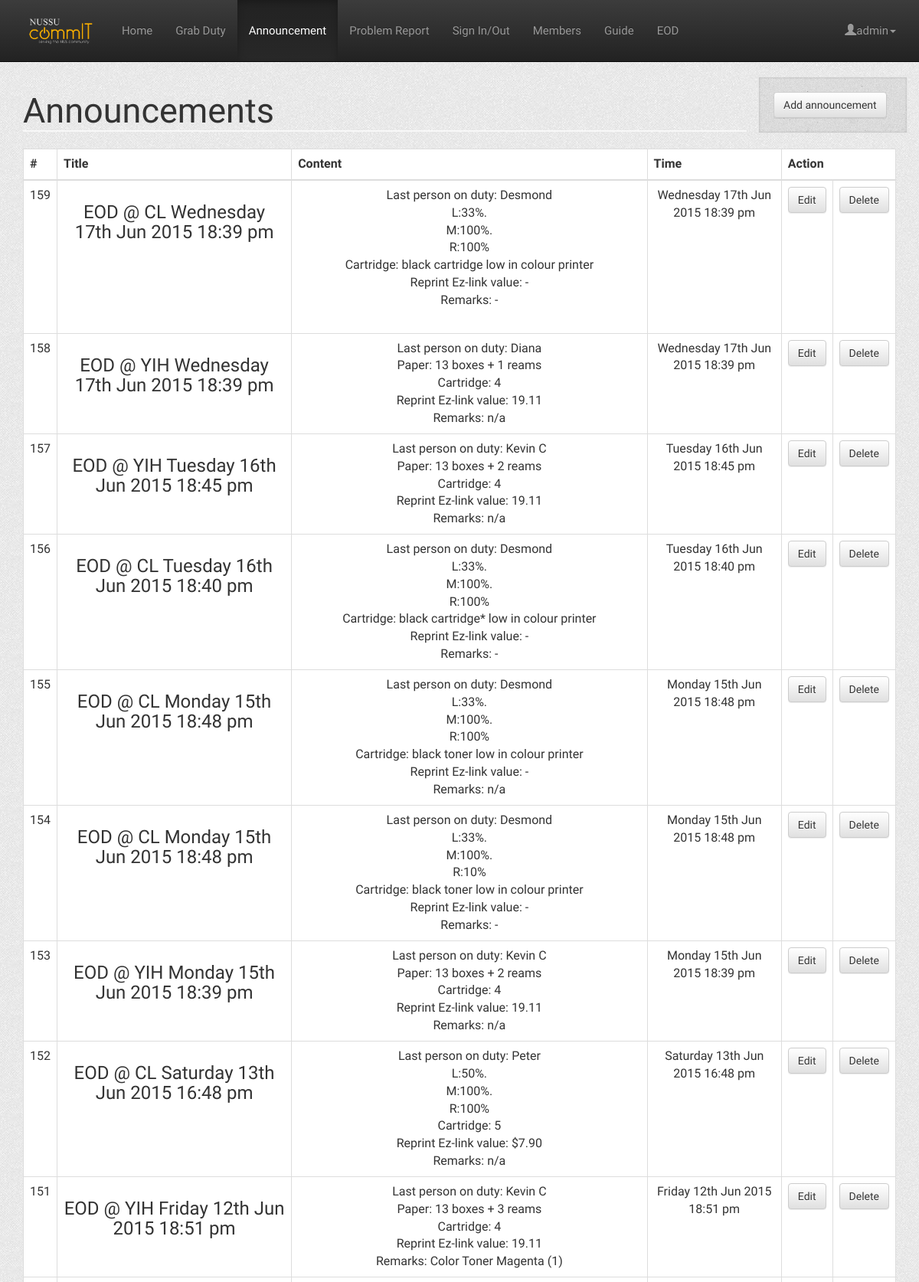
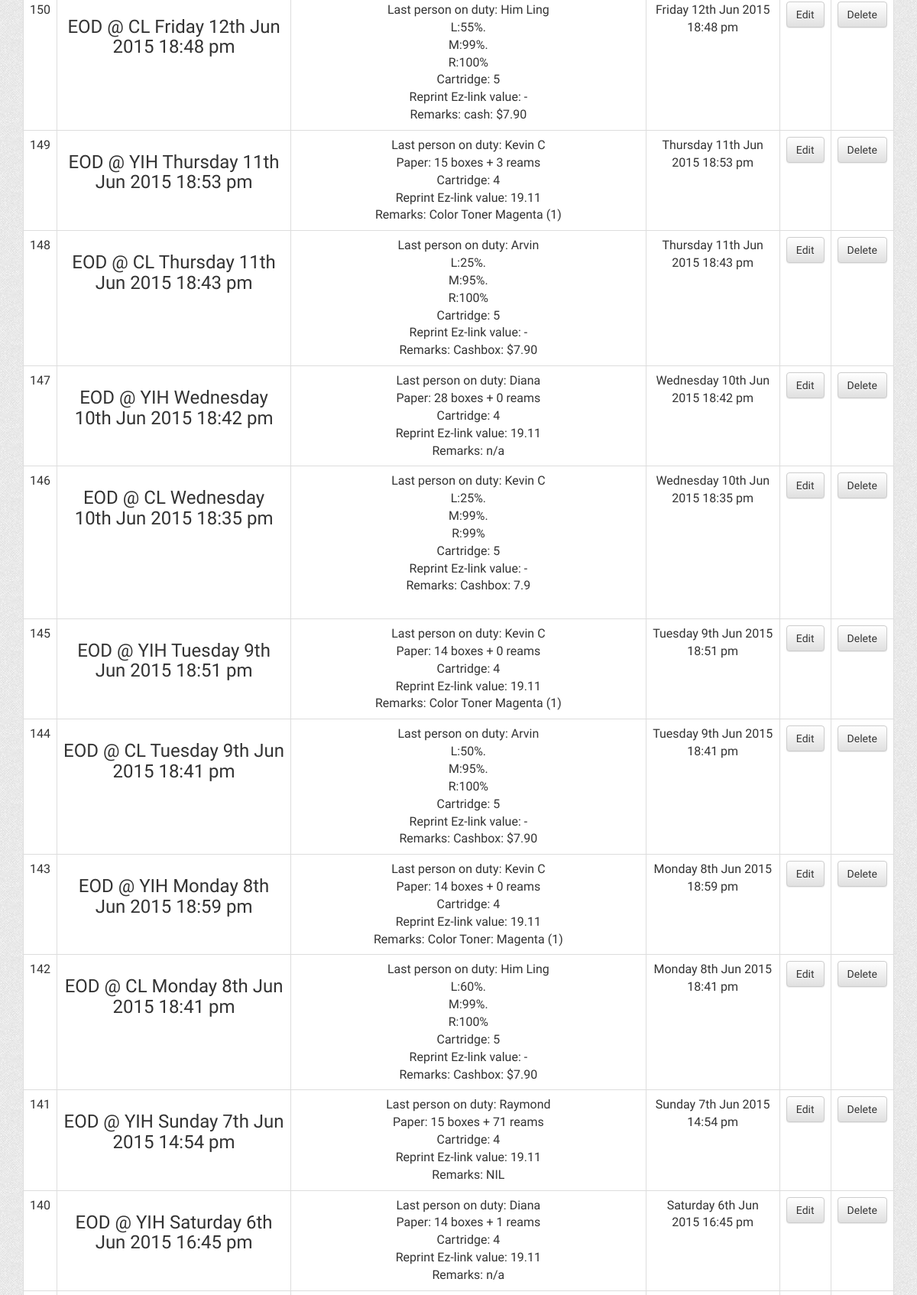
The page /announcement.php (signed in, upper part) on the database its author committed (2 pictures, top to bottom).
### tables this page shows
CREATE TABLE IF NOT EXISTS `announcement` (
  `id` int(11) NOT NULL,
  `title` text NOT NULL,
  `content` longtext NOT NULL,
  `time` text NOT NULL,
  `timeline` timestamp NOT NULL DEFAULT CURRENT_TIMESTAMP
);

### Controller/UserController.php (called while the page is built, shortened)
<?php
require_once(dirname(__FILE__).'/../Utils/DBoperation.php');
class UserController {
    private static $instance;
    private $userList;
    private function __construct() {
        $this->userList = new DBOperation("users");
    }
    public static function getInstance() {
        if (!self::$instance) {
            self::$instance = new self();
        }
        return self::$instance;
    }
    public function isAdmin($userID) {
        $condition = array('id' => $userID);
        $user = $this->userList->get($condition);
        return $user[0]["is_admin"];
    }
}
?>

### Utils/DBoperation.php (called while the page is built, shortened)
<?php
require_once(dirname(__FILE__).'/DBhandler.php');
	Class DBOperation
	{
		private $tableName;
		private static $dbHandler;
		public function DBOperation($tableName)
		{
			$this->tableName = $tableName;
			self::$dbHandler = new DBHandler();
		}
                private function commandiseCondition($condition)
                {
                    $conditionCommand = "";
                    foreach ($condition as $key => $value)
                    {
                        $conditionCommand = $conditionCommand.$key." = \"".$value."\"";
                    }
                    return $conditionCommand;
                }
                public function get($conditions,$sortBy = "")
		{
                    $conditionCommand = $this->commandiseCondition($conditions);
                    $query = "SELECT * FROM ".$this->tableName;
                    if ($conditionCommand != "")
                    {
                        $query = $query." WHERE ".$conditionCommand;
                    }
                    return self::$dbHandler->getQuery($query);
		}
                public function getQuery($query)
                {
                        return self::$dbHandler->getQuery($query);
                }
	};
?>

### Utils/DBhandler.php (called while the page is built, shortened)
<?php
Class DBHandler
{
    private $con;
    public function DBHandler()
    {
        $this->con = mysqli_connect(DB_SERVER,DB_USER,DB_PASS,DB_NAME);
    }
    public function getQuery($query)
    {
        $result = mysqli_query($this->con,$query);
        $data = array();
        $i = 0;
        while ($data[$i++] = mysqli_fetch_array($result));
        unset($data[count($data)-1]);
        return $data;
    }
};
?>

### Controller/AnnouncementController.php (called while the page is built, shortened)
<?php
require_once(dirname(__FILE__).'/../Model/User.php');
require_once(dirname(__FILE__).'/../Utils/DBoperation.php');
require_once(dirname(__FILE__).'/../Model/Announcement.php');
class AnnouncementController {
    private $annlist;
    private function __construct(){
        $this->annlist = new DBOperation("announcement");
    }
    public function getAllAnnouncements(){
        try{
            $conn = connect();
            $stmt = $conn->prepare("SELECT * FROM announcement");
            $stmt->execute();
            $all_announcements = $this->annlist->getQuery('SELECT id, title, content, time FROM announcement');
            return $all_announcements;
        } catch (PDOException $e){
            echo 'ERROR: '. $e->getMessage();
        }
    }
}
?>

### announcement.php (the view, shortened to what this page needs)
<?php
    include_once(dirname(__FILE__).'/Controller/AnnouncementController.php');
    include_once(dirname(__FILE__).'/Controller/UserController.php');
    $announcement_controller = AnnouncementController::getInstance();
    $announcements = array_reverse($announcement_controller->getAllAnnouncements());
    $userController = UserController::getInstance();
    $is_admin = $userController->isAdmin($_SESSION['user_id']);
?>
<html>
	<head>
		<link href="includes/css/bootstrap.min.css" rel="stylesheet">
		<link href="includes/css/bootstrap-theme.min.css" rel="stylesheet">
        <link href="includes/css/style.css" rel="stylesheet">
	</head>
    <body>
        <?php include(dirname(__FILE__).'/includes/header.php');?>
	<div class="container">
	<div class="row">
    <?php if ($is_admin) { ?>
        <div class="col-sm-10">
            <h1>Announcements</h1>
        </div>
        <div class="col-sm-2 well">
            <a href="announcement_add" class="btn btn-default">Add announcement</a>
        </div>
    <?php } else {?>
		<div class="col-sm-12">
            <h1>Announcements</h1>
		</div>
    <?php } ?>
	</div>
	<div class="row">
	<div class="col-sm-12">
        <table class="table table-bordered table-hover">
            <thead>
                <tr>
                    <th>#</th>
                    <th>Title</th>
                    <th>Content</th>
                    <th>Time</th>
                    <?php
                        if ($userController->isAdmin($_SESSION['user_id'])) {
                            echo '<th colspan = 2>Action</th>';
                        }
                    ?>
                </tr>
            </thead>
            <tbody>
                <?php
                    foreach($announcements as $rows){
                        echo '<tr>';
                        echo '<td>'.$rows['id'].'</td>';
                        echo '<td><b><h3>'.$rows['title'].'</h3></b></td>';
                        echo '<td>'.str_replace("\n", "<br/>", $rows['content']).'</td>';
                        echo '<td>'.$rows['time'].'</td>';
                        if ($userController->isAdmin($_SESSION['user_id'])) {
                            echo '<td> <a class = "btn btn-default" href = announcement_edit.php?id='.$rows['id'].'>Edit </a></td>';
                            echo '<td> <a class = "btn btn-default" href = announcement_delete.php?id='.$rows['id'].'>Delete <a/></td>';
                        }
                        echo '</tr>';
                    }
                ?>
            </tbody>
        </table>
		</div>
		</div>
		</div>
	</body>
</html>

### includes/css/style.css (style rules this page uses)
html { position: relative; min-height: 100%; }
body { margin-bottom: 60px; background: url(../img/bg.png); }
.table { background-color: white; }
a { color:black; }
td { text-align: center; }
h1, h2 { font-family: 'Roboto Condensed', sans-serif; font-size:45px; font-weight:400; color:#333333; }
h1 { border-bottom: 2px solid #f8f8f8; }
.table > thead > tr > th, .table > tbody > tr > th, .table > tfoot > tr > th, .table > thead > tr > td, .table > tbody > tr > td, .table > tfoot > tr > td { padding: 8px; line-height: 1.42857143; vertical-align: top; border-top: 1px solid gray; }

### rows shown on the page
announcement: id "159", title "EOD @ CL Wednesday 17th Jun 2015 18:39 pm", content "Last person on duty: Desmond L:33%. M:100%. R:100% Cartridge: black cartridge low in colour printer Reprint Ez-link value: - Remarks: -", time "Wednesday 17th Jun 2015 18:39 pm"
announcement: id "158", title "EOD @ YIH Wednesday 17th Jun 2015 18:39 pm", content "Last person on duty: Diana Paper: 13 boxes + 1 reams Cartridge: 4 Reprint Ez-link value: 19.11 Remarks: n/a", time "Wednesday 17th Jun 2015 18:39 pm"
announcement: id "157", title "EOD @ YIH Tuesday 16th Jun 2015 18:45 pm", content "Last person on duty: Kevin C Paper: 13 boxes + 2 reams Cartridge: 4 Reprint Ez-link value: 19.11 Remarks: n/a", time "Tuesday 16th Jun 2015 18:45 pm"
announcement: id "156", title "EOD @ CL Tuesday 16th Jun 2015 18:40 pm", content "Last person on duty: Desmond L:33%. M:100%. R:100% Cartridge: black cartridge* low in colour printer Reprint Ez-link value: - Remarks: -", time "Tuesday 16th Jun 2015 18:40 pm"
announcement: id "155", title "EOD @ CL Monday 15th Jun 2015 18:48 pm", content "Last person on duty: Desmond L:33%. M:100%. R:100% Cartridge: black toner low in colour printer Reprint Ez-link value: - Remarks: n/a", time "Monday 15th Jun 2015 18:48 pm"
announcement: id "154", title "EOD @ CL Monday 15th Jun 2015 18:48 pm", content "Last person on duty: Desmond L:33%. M:100%. R:10% Cartridge: black toner low in colour printer Reprint Ez-link value: - Remarks: -", time "Monday 15th Jun 2015 18:48 pm"
announcement: id "153", title "EOD @ YIH Monday 15th Jun 2015 18:39 pm", content "Last person on duty: Kevin C Paper: 13 boxes + 2 reams Cartridge: 4 Reprint Ez-link value: 19.11 Remarks: n/a", time "Monday 15th Jun 2015 18:39 pm"
announcement: id "152", title "EOD @ CL Saturday 13th Jun 2015 16:48 pm", content "Last person on duty: Peter L:50%. M:100%. R:100% Cartridge: 5 Reprint Ez-link value: $7.90 Remarks: n/a", time "Saturday 13th Jun 2015 16:48 pm"
announcement: id "151", title "EOD @ YIH Friday 12th Jun 2015 18:51 pm", content "Last person on duty: Kevin C Paper: 13 boxes + 3 reams Cartridge: 4 Reprint Ez-link value: 19.11 Remarks: Color Toner Magenta (1)", time "Friday 12th Jun 2015 18:51 pm"
announcement: id "150", title "EOD @ CL Friday 12th Jun 2015 18:48 pm", content "Last person on duty: Him Ling L:55%. M:99%. R:100% Cartridge: 5 Reprint Ez-link value: - Remarks: cash: $7.90", time "Friday 12th Jun 2015 18:48 pm"
announcement: id "149", title "EOD @ YIH Thursday 11th Jun 2015 18:53 pm", content "Last person on duty: Kevin C Paper: 15 boxes + 3 reams Cartridge: 4 Reprint Ez-link value: 19.11 Remarks: Color Toner Magenta (1)", time "Thursday 11th Jun 2015 18:53 pm"
announcement: id "148", title "EOD @ CL Thursday 11th Jun 2015 18:43 pm", content "Last person on duty: Arvin L:25%. M:95%. R:100% Cartridge: 5 Reprint Ez-link value: - Remarks: Cashbox: $7.90", time "Thursday 11th Jun 2015 18:43 pm"
announcement: id "147", title "EOD @ YIH Wednesday 10th Jun 2015 18:42 pm", content "Last person on duty: Diana Paper: 28 boxes + 0 reams Cartridge: 4 Reprint Ez-link value: 19.11 Remarks: n/a", time "Wednesday 10th Jun 2015 18:42 pm"
announcement: id "146", title "EOD @ CL Wednesday 10th Jun 2015 18:35 pm", content "Last person on duty: Kevin C L:25%. M:99%. R:99% Cartridge: 5 Reprint Ez-link value: - Remarks: Cashbox: 7.9", time "Wednesday 10th Jun 2015 18:35 pm"
announcement: id "145", title "EOD @ YIH Tuesday 9th Jun 2015 18:51 pm", content "Last person on duty: Kevin C Paper: 14 boxes + 0 reams Cartridge: 4 Reprint Ez-link value: 19.11 Remarks: Color Toner Magenta (1)", time "Tuesday 9th Jun 2015 18:51 pm"
announcement: id "144", title "EOD @ CL Tuesday 9th Jun 2015 18:41 pm", content "Last person on duty: Arvin L:50%. M:95%. R:100% Cartridge: 5 Reprint Ez-link value: - Remarks: Cashbox: $7.90", time "Tuesday 9th Jun 2015 18:41 pm"
announcement: id "143", title "EOD @ YIH Monday 8th Jun 2015 18:59 pm", content "Last person on duty: Kevin C Paper: 14 boxes + 0 reams Cartridge: 4 Reprint Ez-link value: 19.11 Remarks: Color Toner: Magenta (1)", time "Monday 8th Jun 2015 18:59 pm"
announcement: id "142", title "EOD @ CL Monday 8th Jun 2015 18:41 pm", content "Last person on duty: Him Ling L:60%. M:99%. R:100% Cartridge: 5 Reprint Ez-link value: - Remarks: Cashbox: $7.90", time "Monday 8th Jun 2015 18:41 pm"
announcement: id "141", title "EOD @ YIH Sunday 7th Jun 2015 14:54 pm", content "Last person on duty: Raymond Paper: 15 boxes + 71 reams Cartridge: 4 Reprint Ez-link value: 19.11 Remarks: NIL", time "Sunday 7th Jun 2015 14:54 pm"
announcement: id "140", title "EOD @ YIH Saturday 6th Jun 2015 16:45 pm", content "Last person on duty: Diana Paper: 14 boxes + 1 reams Cartridge: 4 Reprint Ez-link value: 19.11 Remarks: n/a", time "Saturday 6th Jun 2015 16:45 pm"

### other values the page prints
$_SESSION['user_name'] "admin"
